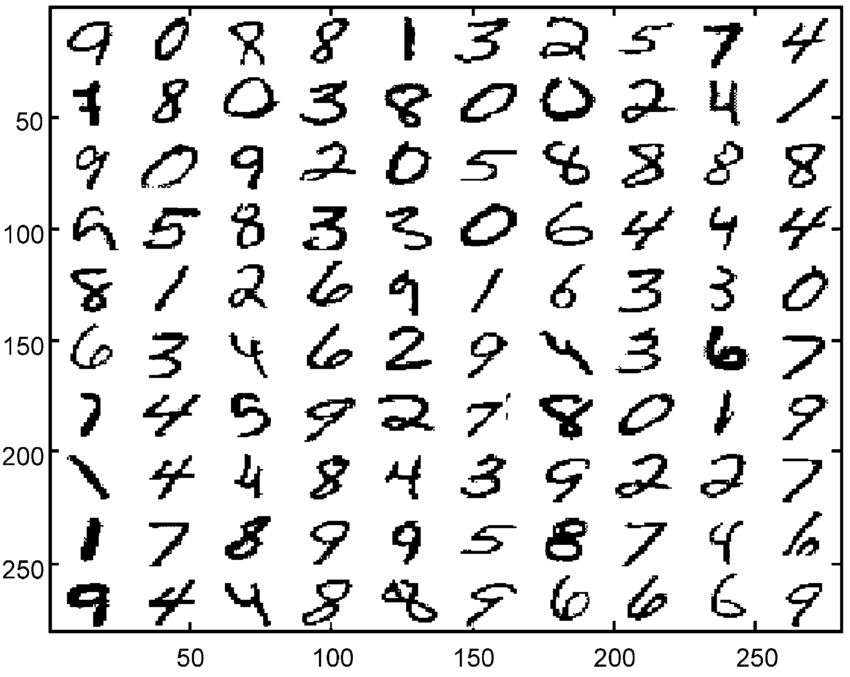
#> input picture LA_Project/img1.jpg, 850 x 677 px
$ python -i open.py   (imports and definitions only)
#> lines starting #> are read from the running program, lines starting #| are printed output that depends on the picture; after the words box and inside, x2 and y2 are one past the last pixel; in counts of white or black regions, pixels touching at a corner belong together
# [6 lines of commented-out code are left out]

import cv2
import numpy as np
from PIL import Image
import pickle

def Img_arr():
    img = cv2.imread('img1.jpg')
#> img is the input picture: shape (677, 850, 3); min 0, max 255, mean 222

    gray = cv2.cvtColor(img, cv2.COLOR_BGR2GRAY)
    cov_mat = np.cov(gray)
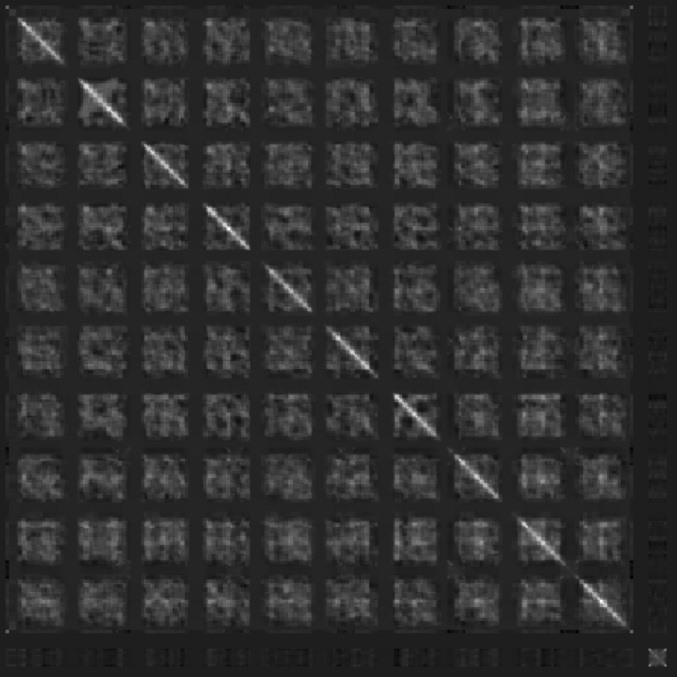
#> cov_mat: shape (677, 677) float64; min -1814.3, max 13221, mean 1019.4; drawn with min black and max white
    eigenvalues, eigenvectors = np.linalg.eig(cov_mat)
    sharpen_filter=np.array([[-1,-1,-1],
                    [-1,9,-1],
                    [-1,-1,-1]])

    img = cv2.filter2D(gray,-1,sharpen_filter)
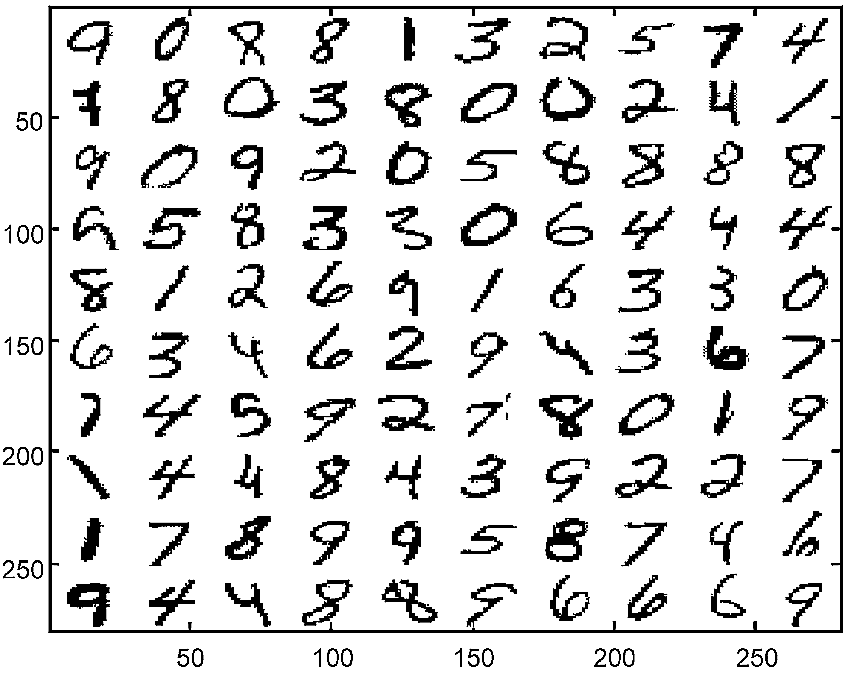
#> img: shape (677, 850); min 0, max 255, mean 222.3
    #cv2.imshow('gray', gray)

    ret, thresh = cv2.threshold(gray, 0, 255, cv2.THRESH_OTSU)
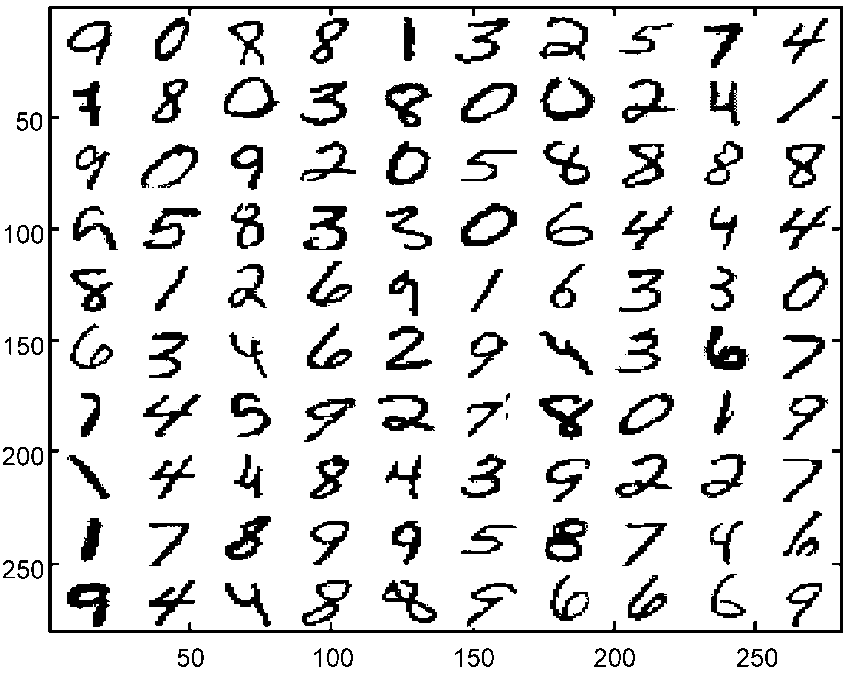
#> thresh: shape (677, 850); 87% white; 161 black regions (30 under 20 px)
#> ret = 135
    #cv2.imshow('thresh', thresh)

    ctrs, hier = cv2.findContours(thresh.copy(), cv2.RETR_LIST, cv2.CHAIN_APPROX_SIMPLE)
#> ctrs = 291 contours, 88 with area under 20; largest, box (x1, y1, x2, y2) and area: (0, 0, 850, 677) 573924, (47, 5, 844, 634) 499883, (52, 9, 840, 630) 487352, (460, 202, 518, 247) 1722, (223, 76, 281, 119) 1722
    sorted_ctrs = sorted(ctrs, key=lambda ctr: cv2.boundingRect(ctr)[0])
#> sorted_ctrs has the same summary as ctrs
    op = 0
    split = []
    bwlist = []
    for i, ctr in enumerate(sorted_ctrs):
        x, y, w, h = cv2.boundingRect(ctr)
        area = w*h

        if 250 < area < 12000:
            roi = img[y:(y + h), x:(x + w)]
            roi = cv2.resize(roi, (28, 28))
            bw = Image.fromarray(roi)
            bw = bw.convert('L').point(lambda x: 255 if x < 128 else 0, '1')
            roi = 255 * np.array(bw, int)
            split.append(roi)
#> this loop made 291 passes
#> (x, y, w, h, area) on passes 2 to 4: (2, 559, 14, 20, 280), (2, 446, 14, 20, 280), (4, 336, 8, 20, 160)
#> pass 2, in Img_arr, `roi = cv2.resize(roi, (28, 28))`:
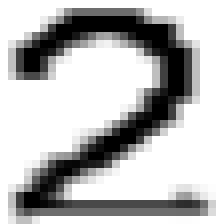
#> roi: shape (28, 28) (shown 8 times larger); min 0, max 255, mean 185
#> pass 2, in Img_arr, `bw = bw.convert('L').point(lambda x: 255 if x < 128 else 0, '1')`:
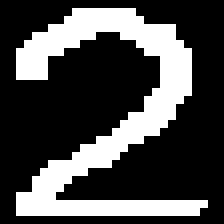
#> bw: PIL image 28x28 1 (shown 8 times larger); 29% white; 1 white region, box (x1, y1, x2, y2) and area: (2, 1, 26, 27) 227
#> pass 3, in Img_arr, `roi = cv2.resize(roi, (28, 28))`:
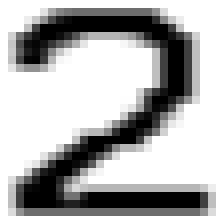
#> roi: shape (28, 28) (shown 8 times larger); min 0, max 255, mean 177.7
#> after the loop:
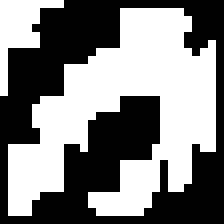
#> roi: shape (28, 28) int64 (shown 8 times larger); 50.4% white; 1 black region, box (x1, y1, x2, y2) and area: (0, 0, 28, 28) 389
#> after the loop, split = 154 items
            #rect = cv2.rectangle(img, (x, y), (x + w, y + h), (0, 255, 0), 2)
            #cv2.imshow('rect', rect)
    split = np.array(split)
    print(split.shape)
#| (154, 28, 28)
    # for i in range(len(split)):
    #     cv2.imshow(str(i),split[i])
    cv2.waitKey(0)
    img_file = open("img_file", "wb")
    pickle.dump(split, img_file)
    img_file.close()

>>> result = Img_arr()

$ run again, with LA_Project/img3.jpg copied over LA_Project/img1.jpg
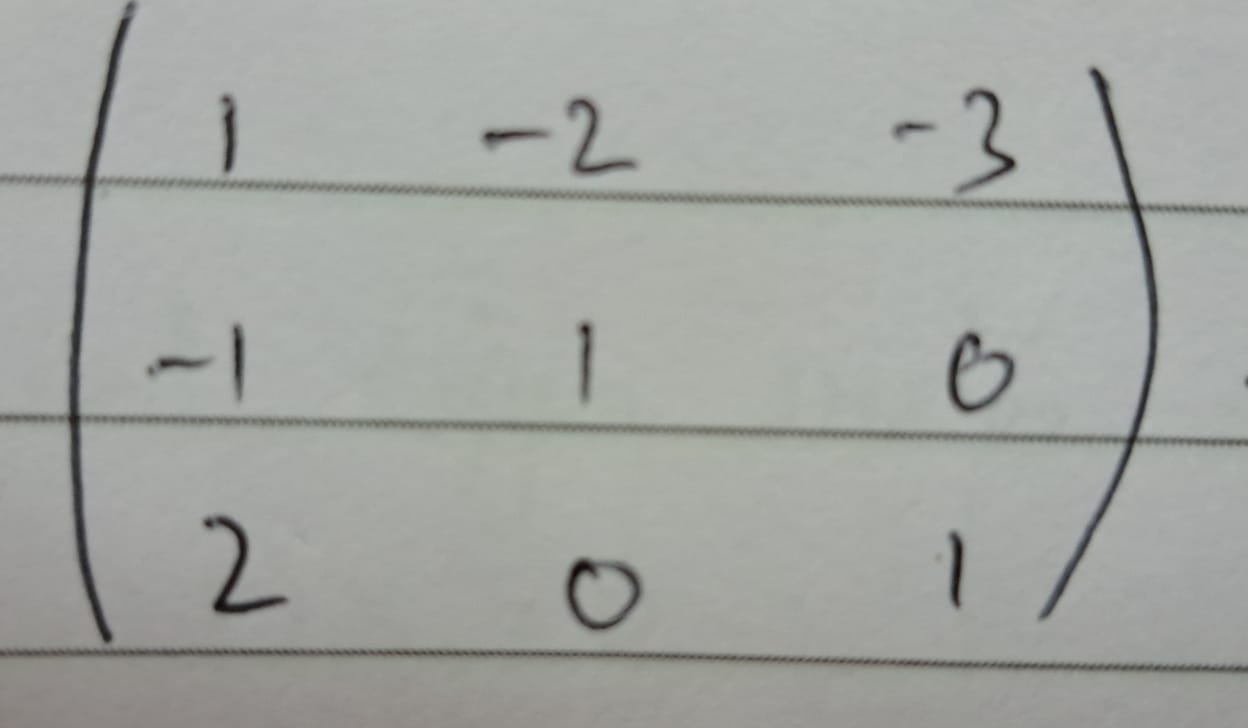
#> input picture LA_Project/img3.jpg, 1248 x 728 px
#> in Img_arr, img is the input picture: shape (728, 1248, 3); mean B, G, R 161.5, 165.5, 162.9
#> eigenvalues = 728 values, max 45705.3 at index 0, min 0.000946 at index 550, mean 306.6
#> img: shape (728, 1248)
#> in Img_arr, `ret, thresh = cv2.threshold(gray, 0, 255, cv2.THRESH_OTSU)`:
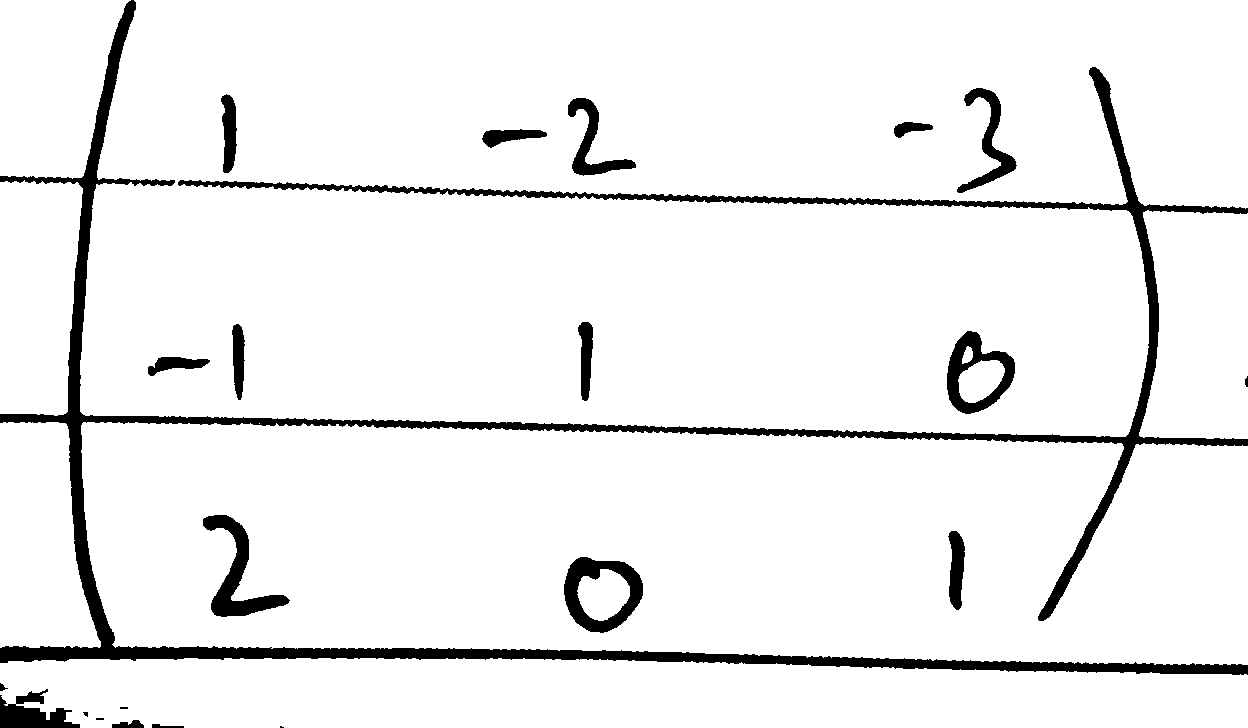
#> thresh: shape (728, 1248); 93.5% white; 22 black regions (4 under 20 px)
#> ret = 135
#> ctrs = 28 contours, 2 with area under 20; largest, box (x1, y1, x2, y2) and area: (80, 0, 1248, 437) 456490, (81, 422, 1248, 665) 251886, (0, 658, 1248, 728) 77164, (1139, 210, 1248, 439) 21288, (0, 0, 131, 179) 18021
#> sorted_ctrs has the same summary as ctrs
#> the loop in Img_arr, `for i, ctr in enumerate(sorted_ctrs):` made 28 passes
#> (x, y, w, h, area) on passes 1 to 8: (0, 658, 1248, 70, 87360), (0, 422, 101, 226, 22826), (0, 180, 83, 236, 19588), (0, 0, 131, 179, 23449), (15, 688, 34, 17, 578), (80, 0, 1168, 437, 510416), (81, 422, 1167, 243, 283581), (82, 711, 7, 7, 49)
#> after the loop in Img_arr, `for i, ctr in enumerate(sorted_ctrs):`:
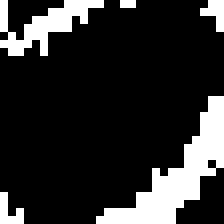
#> roi: shape (28, 28) int64 (shown 8 times larger); 17.5% white; 5 white regions (3 under 20 px), largest, box (x1, y1, x2, y2) and area: (12, 12, 28, 28) 83, (0, 0, 13, 7) 38
#> after the loop in Img_arr, `for i, ctr in enumerate(sorted_ctrs):`: split = 15 items
#| (15, 28, 28)
